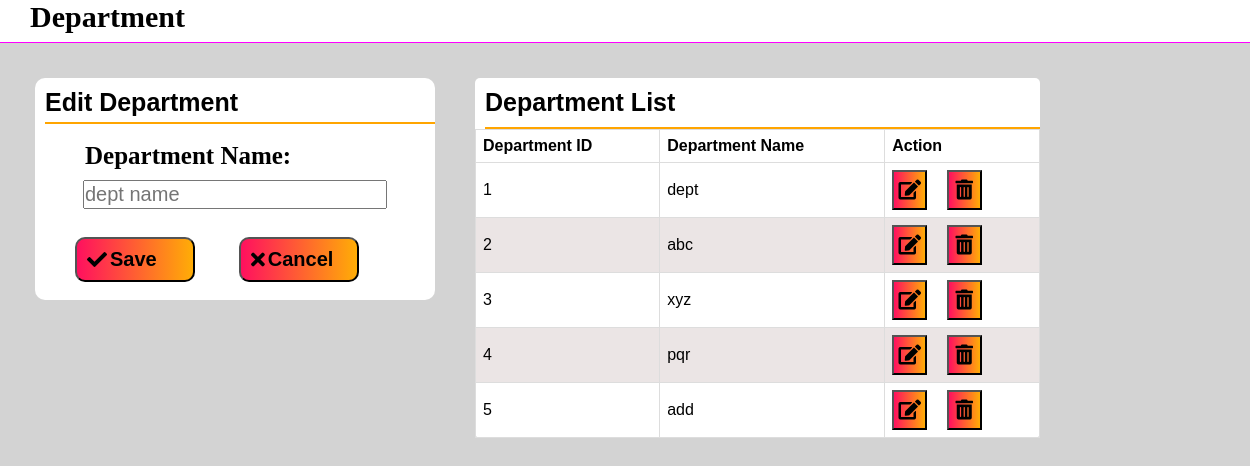
/org/dept.php, run on the app's committed database.
### tables this page shows
CREATE TABLE `department` (
  `dept_id` int(11) NOT NULL,
  `dept_name` varchar(50) NOT NULL
);

### org/dept.php (the view, shortened to what this page needs)
<!DOCTYPE html>
<html lang="en" dir="ltr">
<head>
	<link rel="stylesheet" href="style.css">
	<link rel="stylesheet" href="https://cdnjs.cloudflare.com/ajax/libs/font-awesome/5.12.0-2/css/all.min.css">
</head>
<body style="background-color: lightgray;">
	<div class="head">
		<p class="head">Department</p>
	</div>
	<div class="pos">
		<div class="box1">
			<p style="border-bottom: 2px solid orange;">Edit Department</p>
			<br>
			<form method="post" action="../insert/ins_department.php">
			<b style="font-size: 25px; margin-left: 40px; padding: 10px">Department Name:</b><center style="margin-top: 10px;"><input  type="text" id="name" name="dept_name" placeholder="dept name"required=""></center>
			<br><button type="submit" name="Save"><i class="fa fa-check" style="margin-right: 3px;"></i>Save</button>
			<button type="reset"><i class="fa fa-times" style="margin-right: 3px;"></i>Cancel</button><br><br>
			</form>
		</div>
		<div class="box2" style="height: 100%;">
			<p style="border-bottom: 2px solid orange;">Department List</p>
				<table>
				<thead>
				<tr>
					<th>Department ID</th>
					<th>Department Name</th>
					<th>Action</th>
				</tr>
			</thead>
			<tbody>
			<?php
			include "../dbcon.php";
			$sql = "SELECT * from department";
			$res = mysqli_query($conn, $sql) or die("Query Unsuccessful");
			while($row = mysqli_fetch_array($res))
			{
				$dept_id = $row['dept_id'];
			?>
			<tr>
				<td><?php echo $row['dept_id']; ?></td>
				<td><?php echo $row['dept_name']; ?></td>
				<td><button type="button" name="edit" style=" width:35px;height:40px; background: linear-gradient(to right, #ff105f, #ffad06);cursor: pointer;"><a <?php echo "href='edit_dept.php?dept_id= $dept_id'";?>  onclick="return confirm('Are you sure')"><i class="fas fa-edit" style="font-size: 20px; color: black;"></i></a></button>
					<button type="button" name="delete" style="width: 35px;height:40px;margin-left: 15px; background: linear-gradient(to right, #ff105f, #ffad06);cursor: pointer;"><a href="../delete/dept_delete.php?dept_id=<?php echo $row['dept_id']?>" onclick="return confirm('Are you sure')"><i class="fas fa-trash-alt" style="font-size: 20px;color: black;"></i></a></td>
			</tr>
			<?php } ?>
			</tbody>
		</table>
		</div>
	</div>
</body>
</html>

### org/style.css (style rules this page uses)
* { margin: 0; padding: 0; }
.head p { background-color: white; width: 100%; height: 42px; padding-left: 30px; border-bottom: 1px solid magenta; }
.head p { padding-right: 10px; font-family: Verdana; font-size: 30px; font-weight: bold; }
.pos { display: flex; }
.box1 { background-color: white; width: 400px; height: 100%; margin-left: 35px; margin-top: 35px; border-radius: 10px; }
.box1 p { padding-top: 5px; padding-bottom: 5px; margin-left: 10px; margin-top: 5px; font-family: Arial; font-size: 25px; font-weight: 550; }
.box1 input { width: 300px; height: 25px; font-size: 20px; }
.box1 button { display: inline-flex; align-items: center; background: linear-gradient(to right, #ff105f, #ffad06); margin-top: 10px; width: 120px; height: 45px; margin-left: 40px; font-size: 20px; font-weight: bold; border-radius: 10px; padding-left: 10px; cursor: pointer; }
.box2 { background-color: white; width: 565px; height: 100vh; margin-left: 40px; margin-top: 35px; border-radius: 5px; }
.box2 p { padding-top: 5px; padding-bottom: 10px; margin-left: 10px; margin-top: 5px; font-family: Arial; font-size: 25px; font-weight: 550; }
table { font-family: arial, sans-serif; border-collapse: collapse; width: 100%; }
td, th { border: 1px solid #dddddd; text-align: left; padding: 7px; }
tr:nth-child(even) { background-color: #ebe5e5; }
.fas { text-decoration: none; color: black; }

### data on the page
department: dept_id "1", dept_name "dept"
department: dept_id "2", dept_name "abc"
department: dept_id "3", dept_name "xyz"
department: dept_id "4", dept_name "pqr"
department: dept_id "5", dept_name "add"
